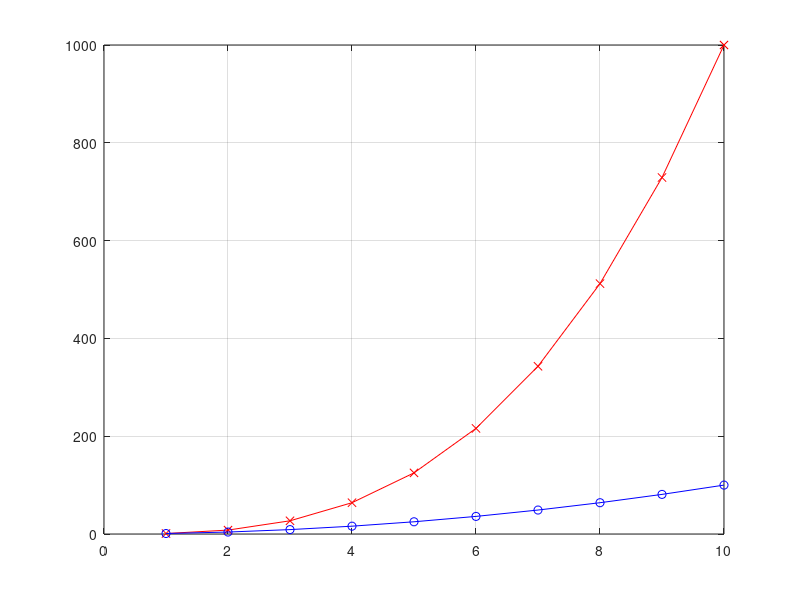

The MATLAB script that drew this image:
figure
data1=1:10;
data2=sqrt(data1);
data3=data1.^2;
data4=data1.^3;
a=plot(data1,data2,'r-x');
grid on
hold on
b=plot(data1,data3,'b-o');
%%
set(a,'XData',data1,'YData',data4)